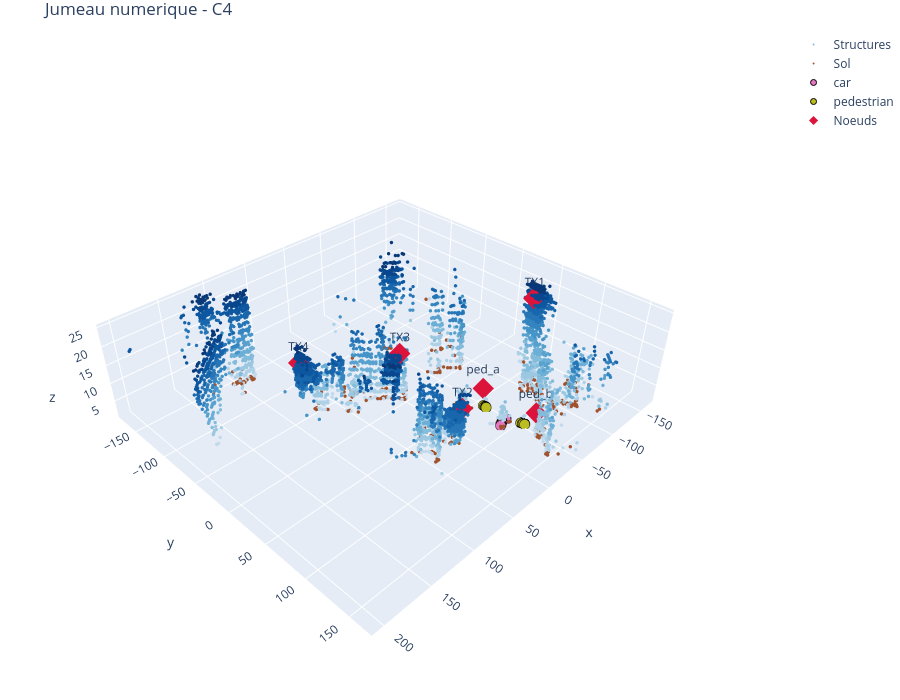

Notebook source saved alongside this figure:
### Markdown cell above
### Vue 3D interactive du jumeau (C4)

Structures et sol (voxels de 2 m), acteurs détectés sur les 6 frames, noeuds de sensing.
Rotation, zoom et survol directement dans la cellule.

### Code cell
import plotly.graph_objects as go

tw = TWINS["C4_FR1+FR2+vision"]
cs = ROI_MIN + (np.argwhere(tw["structure"]) + 0.5) * VOXEL
cg = ROI_MIN + (np.argwhere(tw["ground"]) + 0.5) * VOXEL
fig = go.Figure()
fig.add_trace(go.Scatter3d(x=cs[:, 0], y=cs[:, 1], z=cs[:, 2], mode="markers", name="Structures",
                           marker=dict(size=2, color=cs[:, 2], colorscale="Blues", cmin=-8, cmax=26)))
fig.add_trace(go.Scatter3d(x=cg[:, 0], y=cg[:, 1], z=cg[:, 2], mode="markers", name="Sol",
                           marker=dict(size=2, color="sienna")))
for cls, col in [("car", "#e377c2"), ("pedestrian", "#bcbd22")]:
    pts = [(o["xy"][0], o["xy"][1], t) for t, fr in enumerate(tw["dynamic"]) for o in fr if o["cls"] == cls]
    if pts:
        p = np.array(pts)
        fig.add_trace(go.Scatter3d(x=p[:, 0], y=p[:, 1], z=np.ones(len(p)), mode="markers", name=cls,
                                   text=[f"frame {int(v)}" for v in p[:, 2]],
                                   marker=dict(size=6, color=col, line=dict(width=1, color="black"))))
nodes = {**BS_POS, **PED_NODE_POS}
nxyz = np.array(list(nodes.values()))
fig.add_trace(go.Scatter3d(x=nxyz[:, 0], y=nxyz[:, 1], z=nxyz[:, 2], mode="markers+text",
                           text=list(nodes), name="Noeuds", marker=dict(size=7, symbol="diamond", color="crimson")))
fig.update_layout(height=700, margin=dict(l=0, r=0, t=30, b=0), title="Jumeau numerique - C4",
                  scene=dict(aspectmode="manual", aspectratio=dict(x=1.1, y=1, z=0.3)))
fig.show()

### Figure 1 — Plotly figure (JSON) as saved in the notebook; plotly's stock layout.template omitted (floating-point values rounded to 4 significant figures; data arrays with more than 128 entries replaced by an {"elided": "..."} marker saying what was removed)
{"data": [{"marker": {"cmax": 26, "cmin": -8, "color": {"elided": "3946 float values"}, "colorscale": [[0.0, "rgb(247,251,255)"], [0.125, "rgb(222,235,247)"], [0.25, "rgb(198,219,239)"], [0.375, "rgb(158,202,225)"], [0.5, "rgb(107,174,214)"], [0.625, "rgb(66,146,198)"], [0.75, "rgb(33,113,181)"], [0.875, "rgb(8,81,156)"], [1.0, "rgb(8,48,107)"]], "size": 2}, "mode": "markers", "name": "Structures", "type": "scatter3d", "x": {"elided": "3946 float values"}, "y": {"elided": "3946 float values"}, "z": {"elided": "3946 float values"}}, {"marker": {"color": "sienna", "size": 2}, "mode": "markers", "name": "Sol", "type": "scatter3d", "x": {"elided": "286 float values"}, "y": {"elided": "286 float values"}, "z": {"elided": "286 float values"}}, {"marker": {"color": "#e377c2", "line": {"color": "black", "width": 1}, "size": 6}, "mode": "markers", "name": "car", "text": ["frame 0", "frame 1", "frame 1", "frame 2", "frame 2", "frame 3", "frame 4", "frame 5"], "type": "scatter3d", "x": [-33.81, -34.97, -44.52, -36.11, -45.62, -37.95, -39.12, -39.96], "y": [92.22, 91.44, 89.88, 90.94, 89.32, 90.23, 89.25, 88.93], "z": [1.0, 1.0, 1.0, 1.0, 1.0, 1.0, 1.0, 1.0]}, {"marker": {"color": "#bcbd22", "line": {"color": "black", "width": 1}, "size": 6}, "mode": "markers", "name": "pedestrian", "text": ["frame 0", "frame 1", "frame 1", "frame 2", "frame 2", "frame 3", "frame 3", "frame 4", "frame 4", "frame 5", "frame 5"], "type": "scatter3d", "x": [-51.87, -51.15, -46.09, -46.04, -51.06, -46.32, -50.62, -51.51, -45.96, -50.4, -45.44], "y": [107.0, 107.3, 60.67, 62.23, 105.7, 63.18, 104.9, 103.7, 63.91, 103.3, 64.61], "z": [1.0, 1.0, 1.0, 1.0, 1.0, 1.0, 1.0, 1.0, 1.0, 1.0, 1.0]}, {"marker": {"color": "crimson", "size": 7, "symbol": "diamond"}, "mode": "markers+text", "name": "Noeuds", "text": ["TX1", "TX2", "TX3", "TX4", "ped_a", "ped_b"], "type": "scatter3d", "x": [-119.5, 47.9, 43.7, 107.0, -52.36, -57.8], "y": [54.93, 110.0, 33.0, -28.6, 53.76, 114.0], "z": [22.29, 19.5, 23.3, 21.2, 4.4, 4.398]}], "layout": {"height": 700, "margin": {"b": 0, "l": 0, "r": 0, "t": 30}, "scene": {"aspectmode": "manual", "aspectratio": {"x": 1.1, "y": 1, "z": 0.3}}, "title": {"text": "Jumeau numerique - C4"}}}
